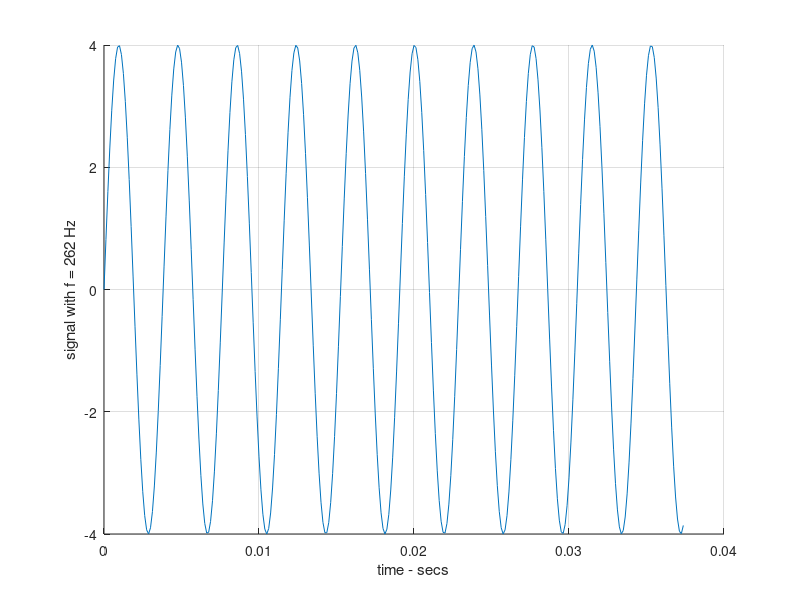
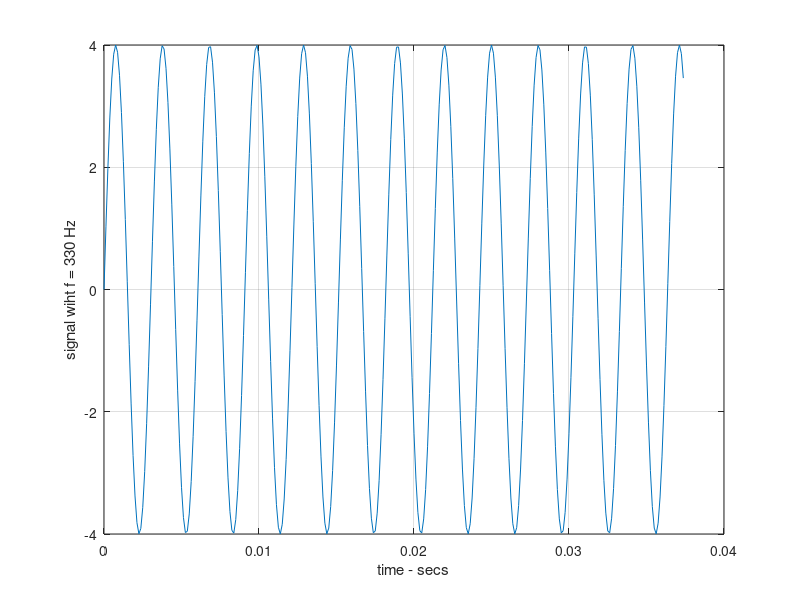
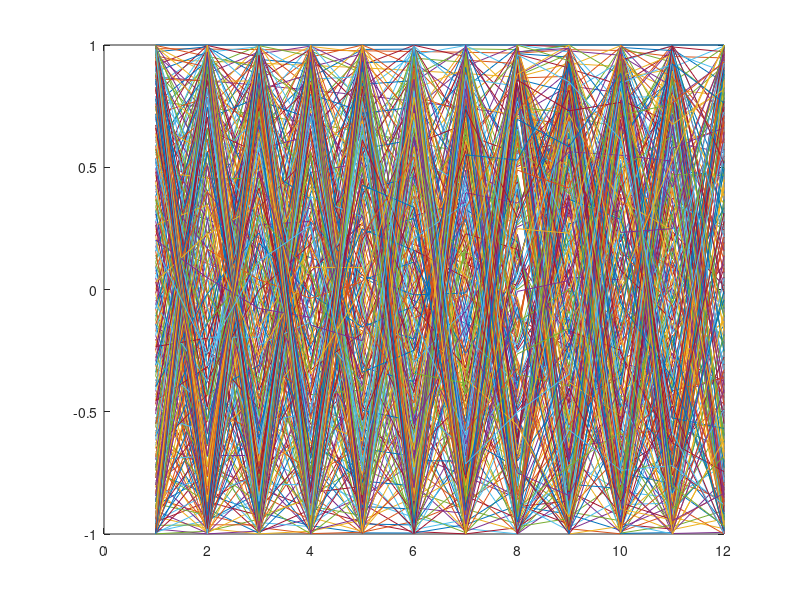

Source code (MATLAB) for these figures, in order:

%% Task 4: Phase Error - randph.m
% Two signals played: 
    % 1. 10 frequency from middle C with ten harmonics 
    % 2. same with # bt with a random (by rand) phase in [-pi, pi]
% Ans: It's hard for human to distinguish the difference in the error in the phase.
% I could only tell the difference when the signal is plotted


%% Task 3: Harmonics
clear, clf reset;
Amp = [1 0 1/3 0 1/5 0 1/7 0 1/9 0]/pi;
ph = (pi/2)*[ 1 1 1 1 1 1 1 1 1 1 ];
f = [220 233 247 262 277 294 311 330 249 270];
T = 1.5;
Fs = 16e3;
t = 0:1/Fs:T;
x = Amp'.*sin(2*pi*f'.*t + ph');
summed_x = sum(x);
plot(t(1:300),x(1, 1:300));

% Theoretical sampling constraint: F_s = N/T, 
% shannon's sampling theorem saying that if Fs> 2*max{f}, 
% then the sample adeutaely represent the original signal

%% Task 2: Chords
clear, clf reset;
K = 3;
Amp = [4 4 4]; % 1 x 3
ph = [0 0 0]; % 1 x 3
Fs = 8e3;
f = [262 330 392]; % 1 x 3
T = 3;
t = 0:1/Fs:T; % 1 x 24001
x = Amp'.*sin(2*pi*f'.*t + ph'); % dim: (3 x 24001) by 3x1 (3x1 x 1x24001 + 3x1)
                                 %.*:element-wise multiplication
sound(x(1,:))   
sound(x(2,:))  
sound(x(3,:))                            
hold on;
figure (1)
plot(t(1:300),x(1, 1:300));
grid on;
xlabel('time - secs');
ylabel('signal with f = 262 Hz');
figure(2)
plot(t(1:300),x(2, 1:300));
grid on;
xlabel('time - secs');
ylabel('signal wiht f = 330 Hz');
figure(3)
plot(t(1:300),x(3, 1:300));
grid on;
xlabel('time - secs');
ylabel('signal wiht f = 392 Hz');
hold off;




%% Task 1: Pure Tone
clear, clf reset;
Fs = 8e3;
Fs_new = 1e3;
f = [220 233 247 262 277 294 311 330 249 270 392 415];
w = 2*pi*f;
T = 3;
N = 300;
t_TN = (0:1:N)*(T/N); % or 0:1/Fs:T with more data points (0:1/8000:3), or (0:1:N-1)*(T/N) with -0.01 
t_fs = 0:1/Fs:T;
t = t_fs;
Amp = 1;
phi = 0;
x = zeros(length(f), length(t));    % 12 x 24001 or 12 x 301
for i = 1:length(f)
    x(i, :) = Amp * cos(w(i) * t + phi);
    sound(x(i, :));
end
figure;
grid on;
plot(x(:, 1:N));  

% Q3.2
% overlap of signals, resulting in a block of area with 3 x [-1, 1]

% Q3.3
% the sound pitch of the signal change correspond to the amplitude change

% Q3.4
% phi does not change the sound of signal 

% Q 3.5
% the sound quality gets worse; lots of detail lost; tones jump around
